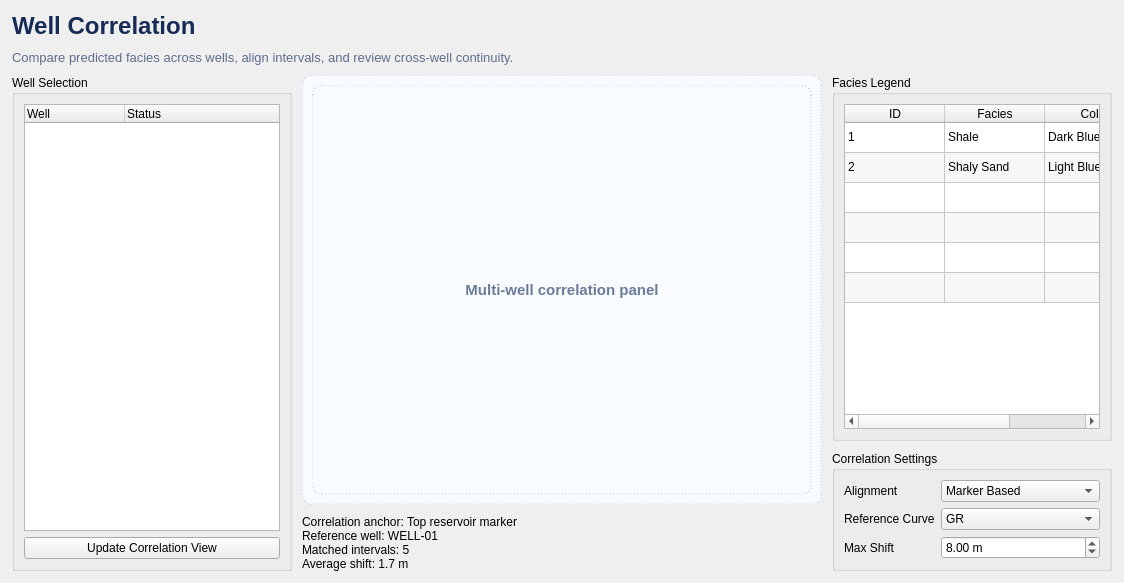
      <widget class="QWidget" name="tabWellCorrelation">
       <attribute name="title"><string>8. Well Correlation</string></attribute>
       <layout class="QVBoxLayout" name="tabWellCorrelationLayout">
        <property name="spacing"><number>10</number></property>
        <property name="leftMargin"><number>12</number></property>
        <property name="topMargin"><number>12</number></property>
        <property name="rightMargin"><number>12</number></property>
        <property name="bottomMargin"><number>12</number></property>
        <item><widget class="QLabel" name="pageTitle_8"><property name="styleSheet"><string notr="true">color:#162B55; font-size:18pt; font-weight:700;</string></property><property name="text"><string>Well Correlation</string></property></widget></item>
        <item><widget class="QLabel" name="pageSubtitle_8"><property name="styleSheet"><string notr="true">color:#5B6E8C; font-size:10pt;</string></property><property name="text"><string>Compare predicted facies across wells, align intervals, and review cross-well continuity.</string></property></widget></item>
        <item>
         <layout class="QHBoxLayout" name="correlationMainRow">
          <property name="spacing"><number>10</number></property>
          <item>
           <widget class="QGroupBox" name="grpWellSelection">
            <property name="title"><string>Well Selection</string></property>
            <layout class="QVBoxLayout" name="wellSelectionLayout">
             <item><widget class="QTreeWidget" name="treeCorrelationWells"><property name="columnCount"><number>2</number></property><attribute name="headerVisible"><bool>true</bool></attribute><column><property name="text"><string>Well</string></property></column><column><property name="text"><string>Status</string></property></column></widget></item>
             <item><widget class="QPushButton" name="btnUpdateCorrelation"><property name="text"><string>Update Correlation View</string></property></widget></item>
            </layout>
           </widget>
          </item>
          <item>
           <layout class="QVBoxLayout" name="correlationCenterColumn">
            <item><widget class="QFrame" name="frameCorrelationCanvas"><property name="minimumSize"><size><width>520</width><height>430</height></size></property><property name="styleSheet"><string notr="true">background:#F8FBFF; border:1px dashed #B6C8E9; border-radius:10px;</string></property><layout class="QVBoxLayout" name="frameCorrelationCanvasLayout"><item><widget class="QLabel" name="lblCorrelationCanvas"><property name="styleSheet"><string notr="true">color:#6B7C99; font-size:11pt; font-weight:600;</string></property><property name="alignment"><set>Qt::AlignCenter</set></property><property name="text"><string>Multi-well correlation panel</string></property></widget></item></layout></widget></item>
            <item><widget class="QLabel" name="metricCard_9"><property name="text"><string>Correlation anchor: Top reservoir marker
Reference well: WELL-01
Matched intervals: 5
Average shift: 1.7 m</string></property></widget></item>
           </layout>
          </item>
          <item>
           <layout class="QVBoxLayout" name="correlationRightColumn">
            <item>
             <widget class="QGroupBox" name="grpFaciesLegend">
              <property name="title"><string>Facies Legend</string></property>
              <layout class="QVBoxLayout" name="faciesLegendLayout">
               <item><widget class="QTableWidget" name="tblFaciesLegend"><property name="alternatingRowColors"><bool>true</bool></property><property name="rowCount"><number>6</number></property><property name="columnCount"><number>3</number></property><attribute name="horizontalHeaderVisible"><bool>true</bool></attribute><attribute name="verticalHeaderVisible"><bool>false</bool></attribute><column><property name="text"><string>ID</string></property></column><column><property name="text"><string>Facies</string></property></column><column><property name="text"><string>Color</string></property></column><item row="0" column="0"><property name="text"><string>1</string></property></item><item row="0" column="1"><property name="text"><string>Shale</string></property></item><item row="0" column="2"><property name="text"><string>Dark Blue</string></property></item><item row="1" column="0"><property name="text"><string>2</string></property></item><item row="1" column="1"><property name="text"><string>Shaly Sand</string></property></item><item row="1" column="2"><property name="text"><string>Light Blue</string></property></item></widget></item>
              </layout>
             </widget>
            </item>
            <item>
             <widget class="QGroupBox" name="grpCorrelationSettings">
              <property name="title"><string>Correlation Settings</string></property>
              <layout class="QFormLayout" name="correlationSettingsForm">
               <item row="0" column="0"><widget class="QLabel" name="lblAlignMode"><property name="text"><string>Alignment</string></property></widget></item>
               <item row="0" column="1"><widget class="QComboBox" name="cmbAlignMode"><item><property name="text"><string>Marker Based</string></property></item><item><property name="text"><string>Dynamic Time Warping</string></property></item><item><property name="text"><string>Manual Shift</string></property></item></widget></item>
               <item row="1" column="0"><widget class="QLabel" name="lblCorrelationCurve"><property name="text"><string>Reference Curve</string></property></widget></item>
               <item row="1" column="1"><widget class="QComboBox" name="cmbCorrelationCurve"><item><property name="text"><string>GR</string></property></item><item><property name="text"><string>RHOB</string></property></item><item><property name="text"><string>ILD</string></property></item></widget></item>
               <item row="2" column="0"><widget class="QLabel" name="lblCorrelationTolerance"><property name="text"><string>Max Shift</string></property></widget></item>
               <item row="2" column="1"><widget class="QDoubleSpinBox" name="spinCorrelationTolerance"><property name="maximum"><double>50.0</double></property><property name="value"><double>8.0</double></property><property name="suffix"><string> m</string></property></widget></item>
              </layout>
             </widget>
            </item>
           </layout>
          </item>
         </layout>
        </item>
       </layout>
      </widget>
